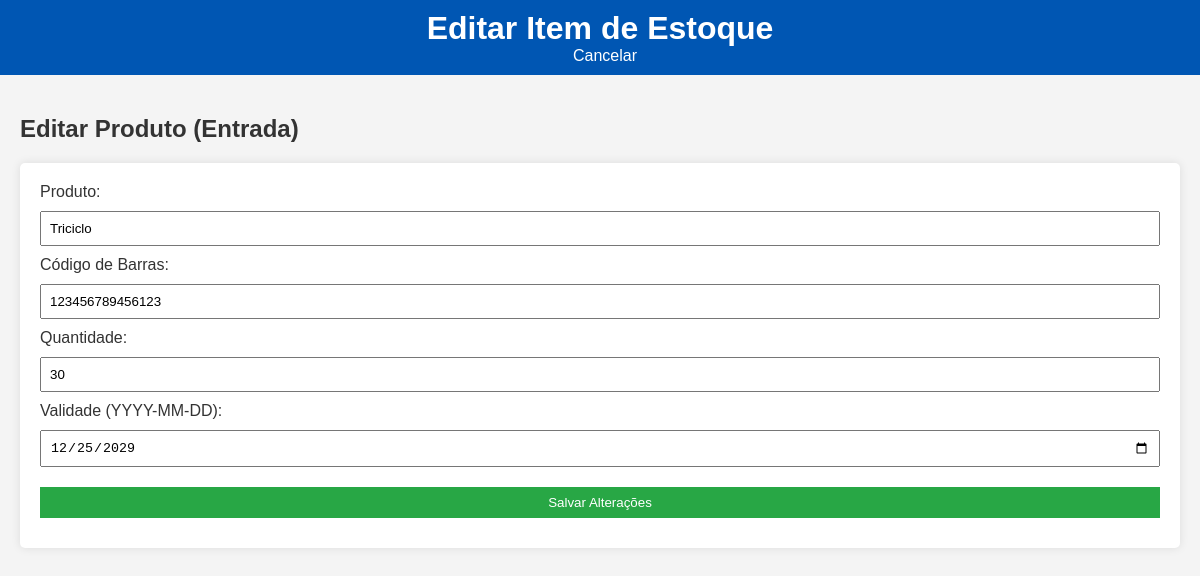
The page /estoque/editar/2 on the database as committed earlier.
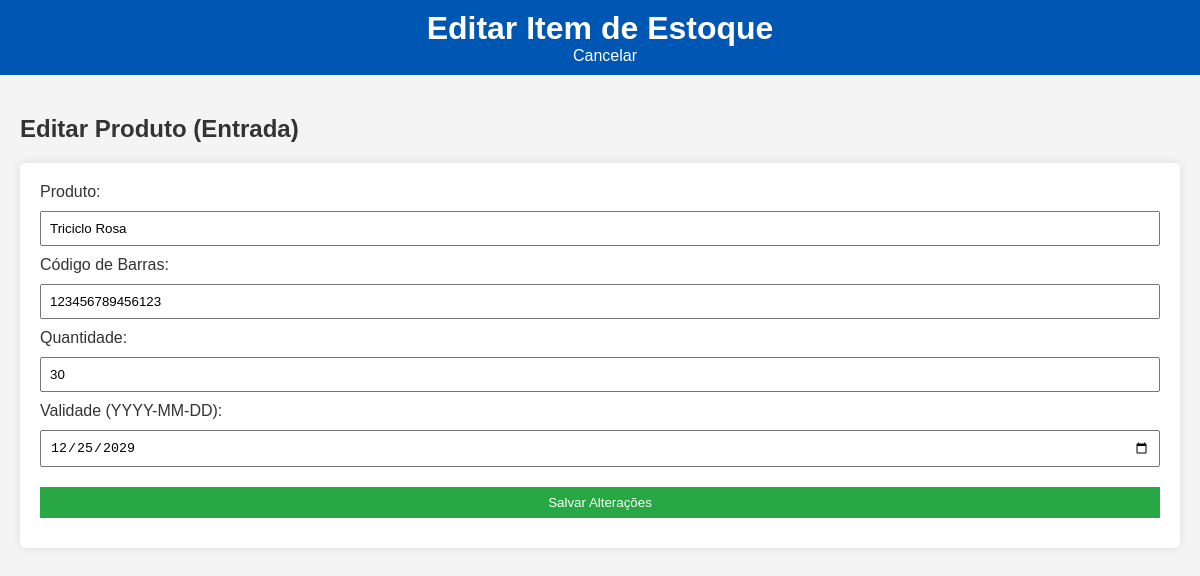
The same page on the database as committed later.
### tables this page shows
CREATE TABLE estoque (
                 id INTEGER PRIMARY KEY,
                 produto TEXT,
                 codigo_barras TEXT,
                 quantidade INTEGER,
                 validade DATE);

### app.py (the view, shortened to what this page needs)
@app.route('/estoque/editar/<int:id>', methods=['GET', 'POST'])
def editar_item(id):
    conn = sqlite3.connect('gestao.db')
    c = conn.cursor()
    c.execute("SELECT * FROM estoque WHERE id = ?", (id,))
    item = c.fetchone()
    conn.close()
    return render_template('editar_item.html', item=item)

### templates/editar_item.html (shortened to what this page needs)
<!DOCTYPE html>
<html lang="pt-BR">
<head>
    <link rel="stylesheet" href="{{ url_for('static', filename='style.css') }}">
</head>
<body>
    <header>
        <h1>Editar Item de Estoque</h1>
        <a href="{{ url_for('estoque') }}" class="back-btn">Cancelar</a>
    </header>
    <main>
        <h2>Editar Produto (Entrada)</h2>
        <form method="POST" aria-label="Formulário de edição de produto">
            <label for="produto">Produto:</label>
            <input type="text" id="produto" name="produto" required aria-required="true" value="{{ item[1] }}" ><br>
            <label for="codigo_barras">Código de Barras:</label>
            <input type="text" id="codigo_barras" name="codigo_barras" required aria-required="true" value="{{ item[2] }}"><br>
            <label for="quantidade">Quantidade:</label>
            <input type="number" id="quantidade" name="quantidade" required aria-required="true" value="{{ item[3] }}"><br>
            <label for="validade">Validade (YYYY-MM-DD):</label>
            <input type="date" id="validade" name="validade" required aria-required="true" value="{{ item[4] }}"><br>
            <button type="submit">Salvar Alterações</button>
        </form>
    </main>
</body>
</html>

Rows that differ between the two databases and show on the page:
changed estoque: produto "Triciclo" → "Triciclo Rosa"
